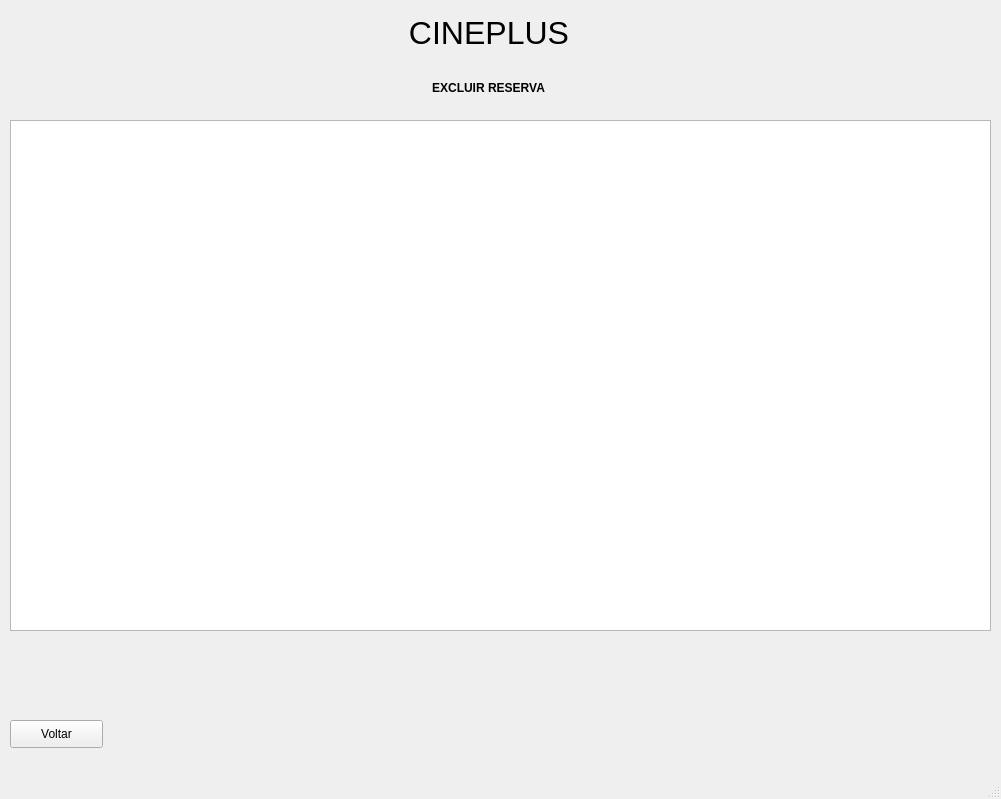
<?xml version="1.0" encoding="UTF-8"?>
<ui version="4.0">
 <class>MainWindow</class>
 <widget class="QMainWindow" name="MainWindow">
  <property name="geometry">
   <rect>
    <x>0</x>
    <y>0</y>
    <width>1001</width>
    <height>799</height>
   </rect>
  </property>
  <property name="windowTitle">
   <string>MainWindow</string>
  </property>
  <widget class="QWidget" name="centralwidget">
   <widget class="QLabel" name="label_2">
    <property name="geometry">
     <rect>
      <x>430</x>
      <y>80</y>
      <width>117</width>
      <height>16</height>
     </rect>
    </property>
    <property name="text">
     <string>&lt;html&gt;&lt;head/&gt;&lt;body&gt;&lt;p align=&quot;center&quot;&gt;&lt;span style=&quot; font-weight:600;&quot;&gt;EXCLUIR RESERVA&lt;/span&gt;&lt;/p&gt;&lt;/body&gt;&lt;/html&gt;</string>
    </property>
   </widget>
   <widget class="QListView" name="listView">
    <property name="geometry">
     <rect>
      <x>10</x>
      <y>120</y>
      <width>981</width>
      <height>511</height>
     </rect>
    </property>
   </widget>
   <widget class="QLabel" name="label">
    <property name="geometry">
     <rect>
      <x>400</x>
      <y>10</y>
      <width>178</width>
      <height>48</height>
     </rect>
    </property>
    <property name="text">
     <string>&lt;html&gt;&lt;head/&gt;&lt;body&gt;&lt;p align=&quot;center&quot;&gt;&lt;span style=&quot; font-size:24pt;&quot;&gt;CINEPLUS&lt;/span&gt;&lt;/p&gt;&lt;/body&gt;&lt;/html&gt;</string>
    </property>
   </widget>
   <widget class="QPushButton" name="pushButton">
    <property name="geometry">
     <rect>
      <x>10</x>
      <y>720</y>
      <width>93</width>
      <height>28</height>
     </rect>
    </property>
    <property name="text">
     <string>Voltar</string>
    </property>
   </widget>
  </widget>
  <widget class="QMenuBar" name="menubar">
   <property name="geometry">
    <rect>
     <x>0</x>
     <y>0</y>
     <width>1001</width>
     <height>26</height>
    </rect>
   </property>
  </widget>
  <widget class="QStatusBar" name="statusbar"/>
 </widget>
 <resources/>
 <connections/>
</ui>
